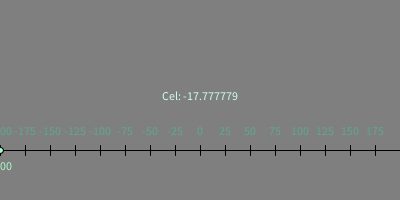
Frame 1 (no input)
Frame 60 (the mouse pressed at the canvas centre just before this capture): identical to frame 1, image omitted
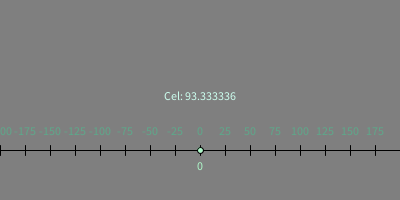
Frame 120 (the mouse held since frame 60 and released just before this capture)

The Processing sketch that drew these frames (run headless with seeded random() and noise(); from frame 60 on, the mouse is pressed at the canvas centre):

// Processing sketch: ConversionApp
// ── ConversionApp.pde
//Gavin Chard | Conversion App | Sept, 23, 2024

void setup() {
  size(400, 200);
}

void draw () {
  background(127);
  line (0, 150, width, 150);
  for (int i=0; i<width; i+= 25) {
    line (i, 145, i, 155);
    fill(93, 168, 138);
    textAlign(CENTER);
    text(i-200, i, 135);
  }
  fill(173, 247, 200);
  ellipse(mouseX, 150, 6, 6);
  text(mouseX-200, mouseX, 170);
  
  fill(204, 255, 239);
  text("Cel: " + farToCel (mouseX), width/2, 100);
}

float farToCel(float tempFar) {
  tempFar = (tempFar - 32) * (5.0/9.0);
  return tempFar;
}

float celToFar(float tempCel) {
  tempCel = (tempCel + 32) * (9.0/5.0);
  return tempCel;   
}
